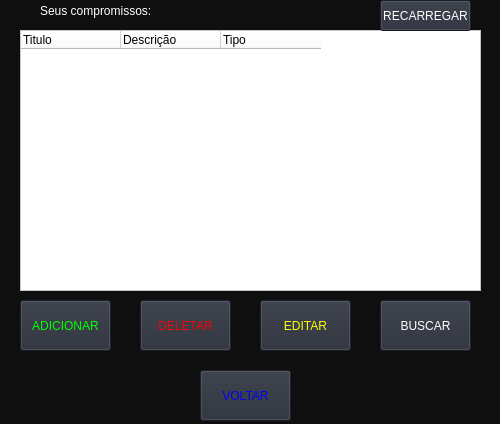
<?xml version="1.0" encoding="UTF-8"?>
<ui version="4.0">
 <class>AGENDA</class>
 <widget class="QDialog" name="AGENDA">
  <property name="geometry">
   <rect>
    <x>0</x>
    <y>0</y>
    <width>500</width>
    <height>424</height>
   </rect>
  </property>
  <property name="windowTitle">
   <string>Agenda</string>
  </property>
  <property name="styleSheet">
   <string notr="true">background-color: rgb(15,15, 15);
color: rgb(255, 255, 255);</string>
  </property>
  <widget class="QDialogButtonBox" name="buttonBox">
   <property name="geometry">
    <rect>
     <x>10</x>
     <y>600</y>
     <width>461</width>
     <height>32</height>
    </rect>
   </property>
   <property name="orientation">
    <enum>Qt::Horizontal</enum>
   </property>
   <property name="standardButtons">
    <set>QDialogButtonBox::Cancel|QDialogButtonBox::Ok</set>
   </property>
  </widget>
  <widget class="QPushButton" name="Button_deletar">
   <property name="geometry">
    <rect>
     <x>140</x>
     <y>300</y>
     <width>91</width>
     <height>51</height>
    </rect>
   </property>
   <property name="styleSheet">
    <string notr="true">background-color: rgb(39,44,55);
font: 87 10pt &quot;Arial Black&quot;;
color: rgb(255, 0, 4);</string>
   </property>
   <property name="text">
    <string>DELETAR</string>
   </property>
  </widget>
  <widget class="QPushButton" name="Button_voltar">
   <property name="geometry">
    <rect>
     <x>200</x>
     <y>370</y>
     <width>91</width>
     <height>51</height>
    </rect>
   </property>
   <property name="styleSheet">
    <string notr="true">background-color: rgb(39,44,55);
font: 87 10pt &quot;Arial Black&quot;;
color: rgb(0,0,245);</string>
   </property>
   <property name="text">
    <string>VOLTAR</string>
   </property>
  </widget>
  <widget class="QPushButton" name="Button_adicionar">
   <property name="geometry">
    <rect>
     <x>20</x>
     <y>300</y>
     <width>91</width>
     <height>51</height>
    </rect>
   </property>
   <property name="styleSheet">
    <string notr="true">background-color: rgb(39,44,55);
font: 87 10pt &quot;Arial Black&quot;;
color: rgb(0, 255, 0);</string>
   </property>
   <property name="text">
    <string>ADICIONAR</string>
   </property>
  </widget>
  <widget class="QPushButton" name="Button_editar">
   <property name="geometry">
    <rect>
     <x>260</x>
     <y>300</y>
     <width>91</width>
     <height>51</height>
    </rect>
   </property>
   <property name="styleSheet">
    <string notr="true">background-color: rgb(39,44,55);
font: 87 10pt &quot;Arial Black&quot;;
color: rgb(255, 255, 0);</string>
   </property>
   <property name="text">
    <string>EDITAR</string>
   </property>
  </widget>
  <widget class="QPushButton" name="Button_Buscar">
   <property name="geometry">
    <rect>
     <x>380</x>
     <y>300</y>
     <width>91</width>
     <height>51</height>
    </rect>
   </property>
   <property name="styleSheet">
    <string notr="true">background-color: rgb(39,44,55);
font: 87 10pt &quot;Arial Black&quot;;
color: rgb(255, 255, 255);</string>
   </property>
   <property name="text">
    <string>BUSCAR</string>
   </property>
  </widget>
  <widget class="QLabel" name="label_2">
   <property name="geometry">
    <rect>
     <x>40</x>
     <y>0</y>
     <width>161</width>
     <height>21</height>
    </rect>
   </property>
   <property name="styleSheet">
    <string notr="true">font: 87 10pt &quot;Arial Black&quot;;
background-color: rgb(15, 15, 15);</string>
   </property>
   <property name="text">
    <string>Seus compromissos:</string>
   </property>
  </widget>
  <widget class="QTableWidget" name="tableWidget">
   <property name="geometry">
    <rect>
     <x>20</x>
     <y>30</y>
     <width>461</width>
     <height>261</height>
    </rect>
   </property>
   <property name="styleSheet">
    <string notr="true">background-color: rgb(255, 255, 255);
color: rgb(0, 0, 0);
font: 87 8pt &quot;Arial Black&quot;;</string>
   </property>
   <property name="sizeAdjustPolicy">
    <enum>QAbstractScrollArea::AdjustToContents</enum>
   </property>
   <column>
    <property name="text">
     <string>Titulo</string>
    </property>
    <property name="textAlignment">
     <set>AlignJustify|AlignVCenter</set>
    </property>
   </column>
   <column>
    <property name="text">
     <string>Descrição</string>
    </property>
    <property name="textAlignment">
     <set>AlignJustify|AlignVCenter</set>
    </property>
   </column>
   <column>
    <property name="text">
     <string>Tipo</string>
    </property>
    <property name="textAlignment">
     <set>AlignJustify|AlignVCenter</set>
    </property>
   </column>
  </widget>
  <widget class="QPushButton" name="Button_reload">
   <property name="geometry">
    <rect>
     <x>380</x>
     <y>0</y>
     <width>91</width>
     <height>31</height>
    </rect>
   </property>
   <property name="styleSheet">
    <string notr="true">background-color: rgb(39,44,55);
font: 87 8pt &quot;Arial Black&quot;;
color: rgb(255, 255, 255);</string>
   </property>
   <property name="text">
    <string>RECARREGAR</string>
   </property>
  </widget>
 </widget>
 <resources/>
 <connections>
  <connection>
   <sender>buttonBox</sender>
   <signal>accepted()</signal>
   <receiver>AGENDA</receiver>
   <slot>accept()</slot>
   <hints>
    <hint type="sourcelabel">
     <x>248</x>
     <y>254</y>
    </hint>
    <hint type="destinationlabel">
     <x>157</x>
     <y>274</y>
    </hint>
   </hints>
  </connection>
  <connection>
   <sender>buttonBox</sender>
   <signal>rejected()</signal>
   <receiver>AGENDA</receiver>
   <slot>reject()</slot>
   <hints>
    <hint type="sourcelabel">
     <x>316</x>
     <y>260</y>
    </hint>
    <hint type="destinationlabel">
     <x>286</x>
     <y>274</y>
    </hint>
   </hints>
  </connection>
 </connections>
</ui>
